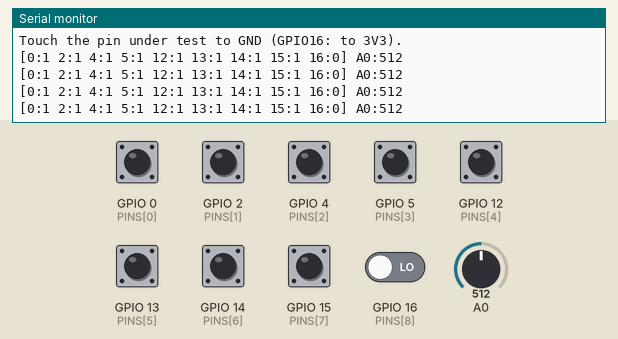
A sketch run on a simulated ESP8266 (NodeMCU). On the bench: the last lines printed to the serial monitor. The inputs (shaded band) are chosen by the test bench; at power-on: GPIO 0 (PINS[0]), GPIO 2 (PINS[1]), GPIO 4 (PINS[2]), GPIO 5 (PINS[3]), GPIO 12 (PINS[4]), GPIO 13 (PINS[5]), GPIO 14 (PINS[6]), GPIO 15 (PINS[7]) HIGH, GPIO 16 (PINS[8]) LOW, A0 = 512.

Above: at 3.2 s.
3.3 s: GPIO 0 (PINS[0]) pulled LOW for 0.35 s
At 3.72 s:
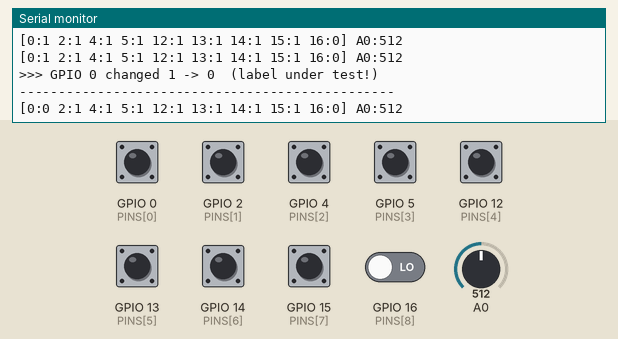
5.1 s: A0 set to 716
At 5.52 s:
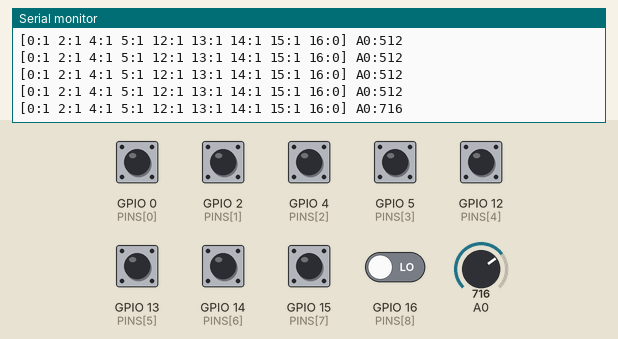
6.6 s: GPIO 2 (PINS[1]) pulled LOW for 0.35 s
At 7.02 s:
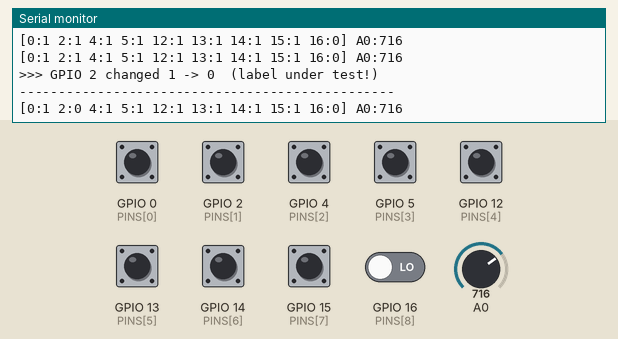
8.4 s: GPIO 4 (PINS[2]) pulled LOW for 0.35 s
At 8.82 s:
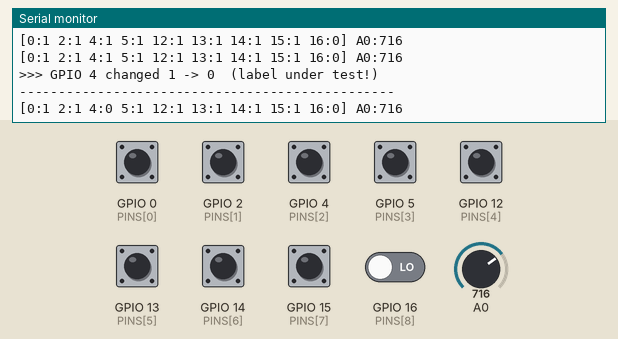
10.2 s: GPIO 5 (PINS[3]) pulled LOW for 0.35 s
At 10.62 s:
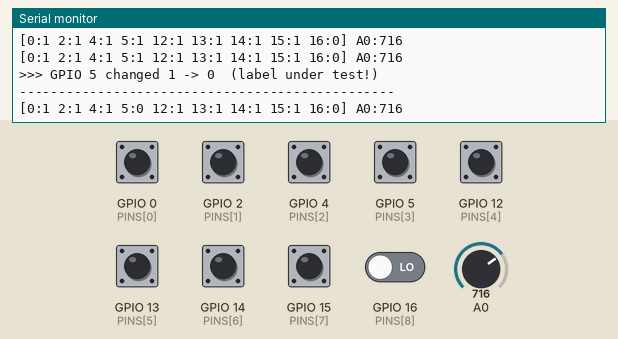
12.0 s: GPIO 12 (PINS[4]) pulled LOW for 0.35 s
At 12.42 s:
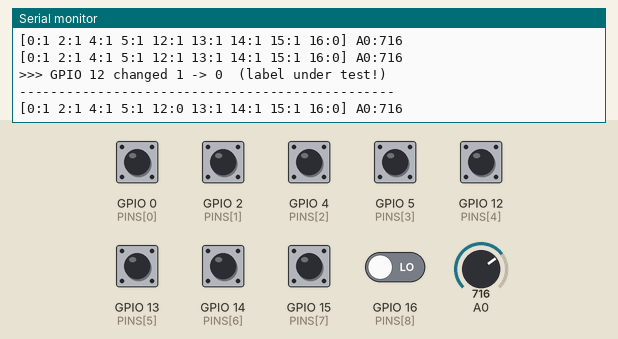
Timing chart, 0 to 14.8 s (numbered marks = the images above; inputs shaded):
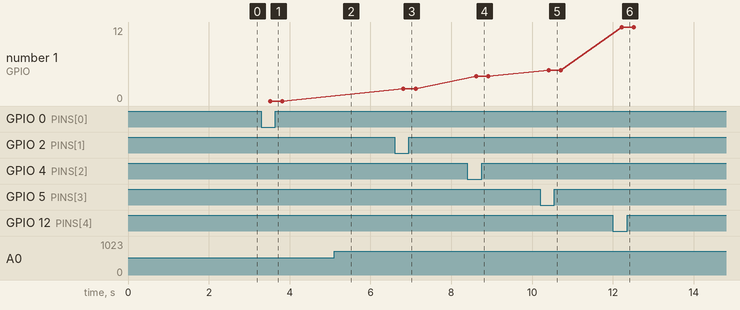

Measured:
- after the input at 3.3 s, the serial monitor: prints a new line after 0.22 s (image 1)
- after the input at 5.1 s, the serial monitor: prints a new line after 0.22 s (image 2)
- after the input at 6.6 s, the serial monitor: prints a new line after 0.22 s (image 3)
- after the input at 8.4 s, the serial monitor: prints a new line after 0.22 s (image 4)
- after the input at 10.2 s, the serial monitor: prints a new line after 0.22 s (image 5)
- after the input at 12.0 s, the serial monitor: prints a new line after 0.22 s (image 6)

The sketch:

03_gpio_probe.ino
```cpp
/*
 * 03_gpio_probe — identifies which GPIO hides behind each silkscreen label.
 * Made for our non-standard NodeMCU clone (docs/esp_pinout.md).
 *
 * HOW TO USE:
 *  1. Flash this, open the serial monitor (115200).
 *  2. The sketch prints the state of every usable GPIO every 300 ms.
 *  3. Touch a jumper from the pin you want to identify to GND.
 *  4. The line ">>> GPIO x changed" tells you the mapping.
 *
 * RULES (read before probing):
 *  - Only probe pins NOT wired to a peripheral (leave MOSI/SCLK/MISO/CSO
 *    and the DHT pin alone — we identify those differently).
 *  - Never hold a pin to GND while pressing RESET: GPIO0/GPIO2/GPIO15 low
 *    at boot change the boot mode (harmless, but the sketch won't start).
 *  - GPIO16 has only an internal pull-DOWN on ESP8266; it is included but
 *    reads differently (touch it to 3V3 to see it go high).
 */

static const uint8_t PINS[] = {0, 2, 4, 5, 12, 13, 14, 15, 16};
static const uint8_t NPin = sizeof(PINS);
static int prev[sizeof(PINS)];        // per-index (GPIO16 safe)

void setup() {
  Serial.begin(115200);
  delay(2000);
  Serial.println();
  Serial.println("=== MeshForest GPIO probe ===");
  Serial.printf("chip id:  0x%06X  (ESP8266 expected)\n", ESP.getChipId());
  Serial.printf("flash:    %u KB real, %u KB mapped\n",
                ESP.getFlashChipRealSize() / 1024,
                ESP.getFlashChipSize() / 1024);
  Serial.printf("core:     %s\n", ESP.getCoreVersion().c_str());
  Serial.printf("reset:    %s\n", ESP.getResetReason().c_str());
  Serial.println();
  Serial.println("Probing GPIOs 0,2,4,5,12,13,14,15,16 (+A0).");
  Serial.println("Touch the pin under test to GND (GPIO16: to 3V3).");
  Serial.println();

  // GPIO12/13/14 carry the CC1101 (high-Z when deselected -> safe to read),
  // GPIO0 carries the DHT22 pull-up (so it is left alone here).
  const uint8_t pins[] = {0, 2, 4, 5, 12, 13, 14, 15};
  for (uint8_t i = 0; i < sizeof(pins); i++)
    pinMode(pins[i], INPUT_PULLUP);
  pinMode(16, INPUT_PULLDOWN_16);
  for (uint8_t i = 0; i < NPin; i++) prev[i] = -1;
}

void loop() {
  static uint32_t last = 0;
  uint32_t now = millis();
  if (now - last < 300) return;
  last = now;

  bool anyChange = false;
  for (uint8_t i = 0; i < NPin; i++) {
    int v = digitalRead(PINS[i]);
    if (prev[i] != -1 && prev[i] != v) {
      Serial.printf(">>> GPIO %u changed %d -> %d  (label under test!)\n",
                    PINS[i], prev[i], v);
      anyChange = true;
    }
    prev[i] = v;
  }
  int a0 = analogRead(A0);

  if (anyChange) Serial.println("------------------------------------------------");
  int cur[sizeof(PINS)];
  for (uint8_t i = 0; i < NPin; i++) cur[i] = prev[i];
  Serial.printf("[0:%d 2:%d 4:%d 5:%d 12:%d 13:%d 14:%d 15:%d 16:%d] A0:%d\n",
                cur[0], cur[1], cur[2], cur[3], cur[4], cur[5],
                cur[6], cur[7], cur[8], a0);
}
```
